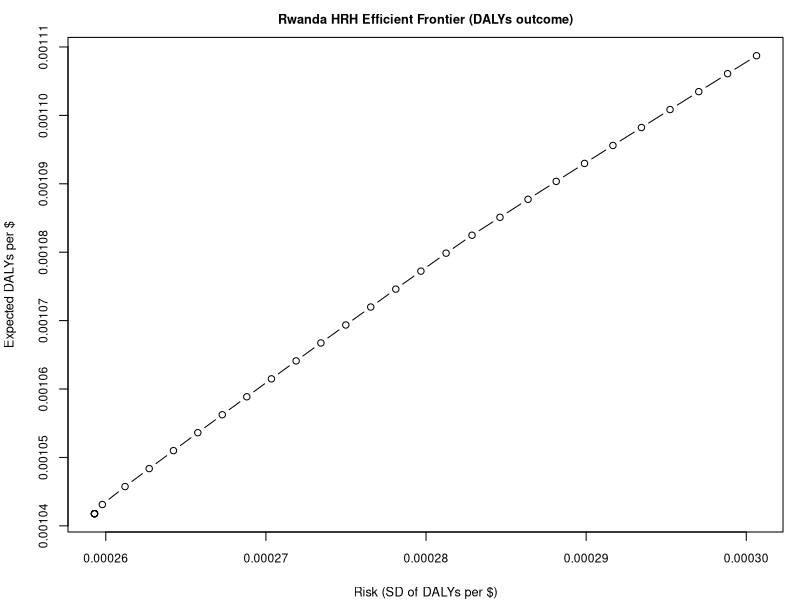

This chart was generated by the following R code:
library(quadprog)

# Rwanda Stock 2024
cadres <- c("Nurses", "Midwives", "Dentists", "Pharmacists", "Doctors")
stock  <- c(16252, 2236, 307, 1367, 2517)
mix_all <- stock / sum(stock)

# Annual cost per worker (USD) - placeholders
cost <- c(
  Nurses = 12000,
  Midwives = 14000,
  Dentists = 15000,
  Pharmacists = 10000,
  Doctors = 25000
)[cadres]

# ---- Scenario generator that MATCHES your cadres ----
make_scenarios <- function(
    n_scen = 3000,
    cadres_in = cadres,
    # services per worker-year (replace with Rwanda estimates)
    prod_mean = c(Nurses=2600, Midwives=2000, Dentists=900, Pharmacists=1500, Doctors=1800),
    prod_sd   = c(Nurses=350,  Midwives=300,  Dentists=180, Pharmacists=250,  Doctors=250),
    # DALYs averted per service (replace with evidence/model outputs)
    daly_per_service_mean = c(Nurses=0.006, Midwives=0.012, Dentists=0.002, Pharmacists=0.004, Doctors=0.010),
    daly_per_service_sd   = c(Nurses=0.002, Midwives=0.004, Dentists=0.001, Pharmacists=0.0015, Doctors=0.003),
    # shocks
    shock_prob = 0.12,
    shock_prod_multiplier_mean = 0.85,
    shock_prod_multiplier_sd   = 0.06,
    # availability
    avail_mean = c(Nurses=0.90, Midwives=0.89, Dentists=0.92, Pharmacists=0.90, Doctors=0.88),
    avail_sd   = c(Nurses=0.05, Midwives=0.05, Dentists=0.04, Pharmacists=0.05, Doctors=0.06)
) {
  k <- length(cadres_in)
  out <- matrix(NA_real_, n_scen, k)
  colnames(out) <- cadres_in
  
  # align everything to cadres order
  prod_mean <- prod_mean[cadres_in]; prod_sd <- prod_sd[cadres_in]
  daly_per_service_mean <- daly_per_service_mean[cadres_in]; daly_per_service_sd <- daly_per_service_sd[cadres_in]
  avail_mean <- avail_mean[cadres_in]; avail_sd <- avail_sd[cadres_in]
  
  for (s in 1:n_scen) {
    shock <- runif(1) < shock_prob
    shock_mult <- if (shock) rnorm(1, shock_prod_multiplier_mean, shock_prod_multiplier_sd) else 1.0
    shock_mult <- max(0.4, min(1.1, shock_mult))
    
    prod  <- rnorm(k, prod_mean, prod_sd)
    eff   <- rnorm(k, daly_per_service_mean, daly_per_service_sd)
    avail <- rnorm(k, avail_mean, avail_sd)
    
    prod  <- pmax(0, prod)
    eff   <- pmax(0, eff)
    avail <- pmin(1, pmax(0.5, avail))
    
    out[s, ] <- prod * eff * avail * shock_mult
  }
  out
}

# Scenario DALYs per worker-year
daly_per_worker_scen <- make_scenarios(n_scen = 3000)

# Scenario DALYs per $ (worker-year DALYs / annual cost)
daly_per_dollar_scen <- sweep(daly_per_worker_scen, 2, cost, "/")

# MPT inputs from scenarios
mu <- colMeans(daly_per_dollar_scen)
Sigma <- stats::cov(daly_per_dollar_scen)

# make Sigma numerically safe for quadprog
k <- length(cadres)
Sigma <- Sigma + diag(1e-12, k)

# Bounds around current mix
lower <- pmax(0.02, 0.60 * mix_all); names(lower) <- cadres
upper <- pmin(0.80, 1.60 * mix_all); names(upper) <- cadres

# QP solver
solve_hrh_mpt <- function(mu, Sigma, lower, upper, target_return = NULL) {
  k <- length(mu)
  D <- Sigma
  d <- rep(0, k)
  
  A <- cbind(
    rep(1, k),
    rep(-1, k),
    diag(k),
    -diag(k)
  )
  b <- c(1, -1, lower, -upper)
  
  if (!is.null(target_return)) {
    A <- cbind(mu, A)
    b <- c(target_return, b)
  }
  
  sol <- quadprog::solve.QP(Dmat = D, dvec = d, Amat = A, bvec = b, meq = 0)
  w <- sol$solution
  w[w < 0 & w > -1e-10] <- 0
  
  list(
    w = w,
    exp_return = sum(mu * w),
    variance = as.numeric(t(w) %*% Sigma %*% w),
    sd = sqrt(as.numeric(t(w) %*% Sigma %*% w))
  )
}

# Efficient frontier
set.seed(123)
sample_feasible <- function(n = 12000, lower, upper) {
  k <- length(lower)
  W <- matrix(NA_real_, n, k)
  for (i in 1:n) {
    x <- lower + runif(k) * (upper - lower)
    x <- x / sum(x)
    for (iter in 1:25) {
      x <- pmin(pmax(x, lower), upper)
      x <- x / sum(x)
    }
    W[i,] <- x
  }
  W
}

W_samp <- sample_feasible(12000, lower, upper)
ret_samp <- as.vector(W_samp %*% mu)
targets <- seq(quantile(ret_samp, 0.05), quantile(ret_samp, 0.95), length.out = 30)

frontier <- data.frame(target=targets, exp_return=NA_real_, sd=NA_real_)
for (i in seq_along(targets)) {
  res <- solve_hrh_mpt(mu, Sigma, lower, upper, target_return = targets[i])
  frontier$exp_return[i] <- res$exp_return
  frontier$sd[i] <- res$sd
}

# Plot with fit-friendly fonts + margins
par(mar = c(4, 4, 2.2, 1), cex = 0.85)
plot(frontier$sd, frontier$exp_return, type="b",
     xlab="Risk (SD of DALYs per $)",
     ylab="Expected DALYs per $",
     main="Rwanda HRH Efficient Frontier (DALYs outcome)",
     cex.main=0.9, cex.lab=0.9, cex.axis=0.85)

# Choose target portfolio (80th percentile)
target80 <- as.numeric(quantile(ret_samp, 0.80))
best <- solve_hrh_mpt(mu, Sigma, lower, upper, target_return = target80)

cat("\n--- Rwanda: Target return portfolio (budget shares) ---\n")
names(best$w) <- cadres
print(round(best$w, 4))
cat("Expected DALYs per $:", signif(best$exp_return, 6), "\n")
cat("Risk (SD):", signif(best$sd, 6), "\n")
